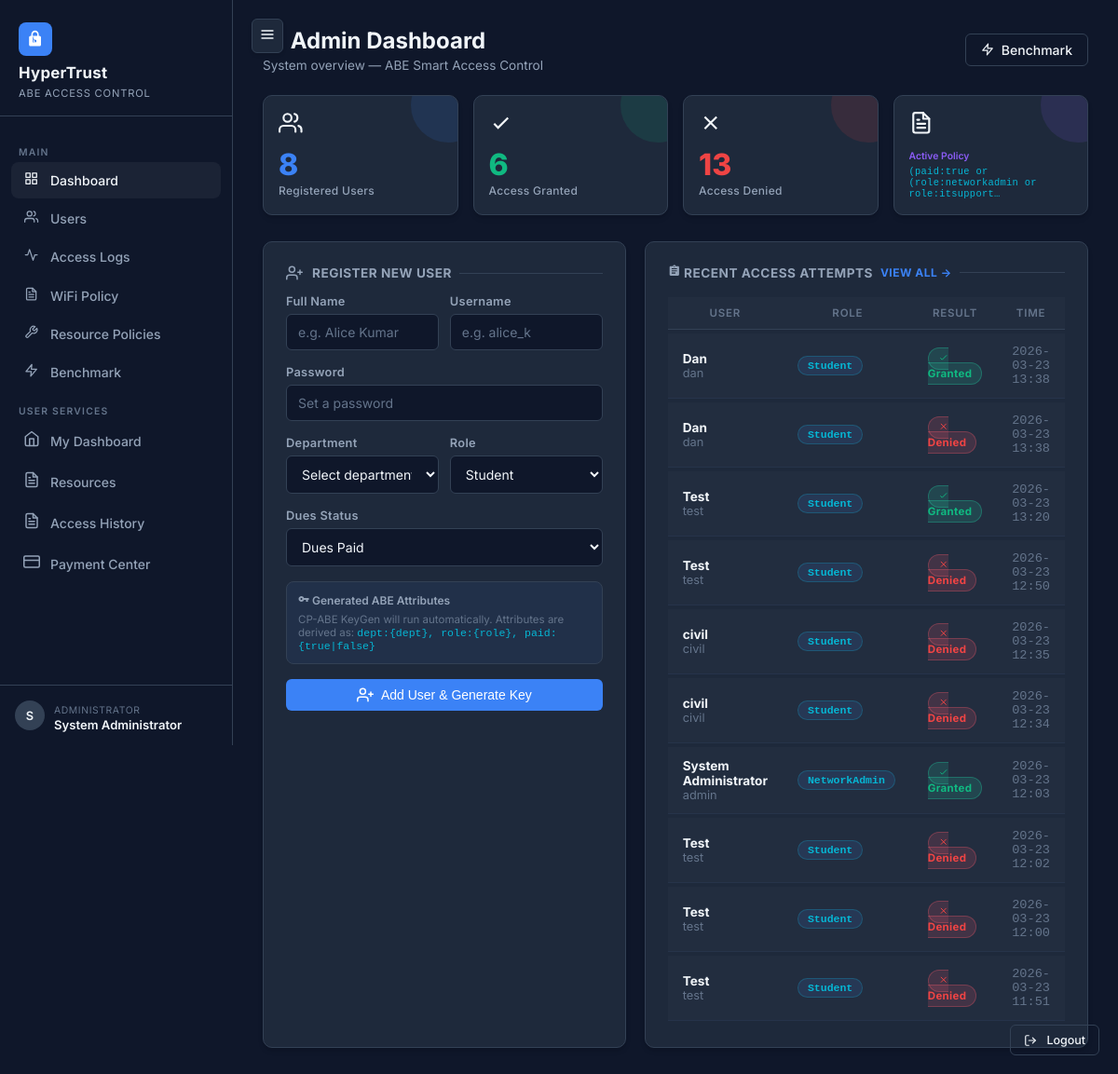
Page /admin/ (signed in) on the committed database.
### tables this page shows
CREATE TABLE users (
    id           INTEGER PRIMARY KEY AUTOINCREMENT,
    username     TEXT    NOT NULL UNIQUE,
    name         TEXT    NOT NULL,
    department   TEXT    NOT NULL DEFAULT '',
    role         TEXT    NOT NULL DEFAULT 'Student',
    paid_dues    INTEGER NOT NULL DEFAULT 0,   -- 1=True, 0=False
    password_hash TEXT   NOT NULL,
    is_admin     INTEGER NOT NULL DEFAULT 0,
    created_at   DATETIME DEFAULT CURRENT_TIMESTAMP
);

CREATE TABLE access_tokens (
    id               INTEGER PRIMARY KEY AUTOINCREMENT,
    encrypted_token  TEXT    NOT NULL,   -- AES-GCM ciphertext (hex)
    nonce            TEXT    NOT NULL,   -- AES-GCM nonce (hex)
    tag              TEXT    NOT NULL,   -- AES-GCM auth tag (hex)
    encrypted_aes_key TEXT   NOT NULL,  -- ABE ciphertext (JSON)
    policy           TEXT    NOT NULL,
    created_at       DATETIME DEFAULT CURRENT_TIMESTAMP
);

CREATE TABLE access_logs (
    id           INTEGER PRIMARY KEY AUTOINCREMENT,
    user_id      INTEGER NOT NULL REFERENCES users(id),
    token_id     INTEGER REFERENCES access_tokens(id),
    attempt_time DATETIME DEFAULT CURRENT_TIMESTAMP,
    success      INTEGER NOT NULL DEFAULT 0,
    reason       TEXT    NOT NULL DEFAULT ''
);

### routes/admin.py (the view)
@admin_bp.route("/")
@admin_required
def dashboard():
    db = get_db()
    users      = get_all_users(db)
    logs       = get_all_logs(db)
    total_ok   = sum(1 for l in logs if l["success"])
    total_deny = sum(1 for l in logs if not l["success"])
    recent     = logs[:10]
    pk = get_system_pk(db)
    active_policy = db.execute(
        "SELECT policy FROM access_tokens ORDER BY created_at DESC LIMIT 1"
    ).fetchone()
    return render_template(
        "admin/dashboard.html",
        users=users,
        recent_logs=recent,
        total_users=len(users),
        total_ok=total_ok,
        total_deny=total_deny,
        active_policy=active_policy["policy"] if active_policy else "—"
    )

### db.py (called while the page is built)
def get_db():
    if "db" not in g:
        g.db = sqlite3.connect(
            current_app.config["DB_PATH"],
            detect_types=sqlite3.PARSE_DECLTYPES
        )
        g.db.row_factory = sqlite3.Row
        g.db.execute("PRAGMA foreign_keys = ON")
    return g.db

def get_all_users(db):
    return db.execute("SELECT * FROM users ORDER BY id").fetchall()

def get_system_pk(db) -> dict | None:
    import json
    row = db.execute("SELECT value FROM system_settings WHERE key = 'pk'").fetchone()
    if row:
        return json.loads(row["value"])
    return None

def get_all_logs(db):
    return db.execute(
        """SELECT l.*, u.username, u.name, u.department, u.role
           FROM access_logs l
           JOIN users u ON l.user_id = u.id
           ORDER BY l.attempt_time DESC
           LIMIT 200"""
    ).fetchall()

### routes/admin.py (called while the page is built)
def admin_required(f):
    @wraps(f)
    def decorated(*args, **kwargs):
        if "user_id" not in session:
            flash("Session expired or invalid. Please log in again.", "warning")
            return redirect(url_for("auth.login"))
        if not session.get("is_admin"):
            return render_template("errors/403.html"), 403
        return f(*args, **kwargs)
    return decorated

### templates/admin/dashboard.html (shortened to what this page needs)
{% extends "base.html" %}
{% block content %}
<div class="page-header d-flex justify-between align-items-center">
    <div>
        <h2> Admin Dashboard</h2>
        <p>System overview — ABE Smart Access Control</p>
    </div>
    <div class="d-flex gap-3">
        <a href="{{ url_for('admin.benchmark') }}" class="btn-outline-ht"><svg viewBox="0 0 24 24" width="14"
                height="14" fill="none" stroke="currentColor" stroke-width="2" stroke-linecap="round"
                stroke-linejoin="round" style="display:inline-block;vertical-align:-2px;margin-right:2px;">
                <polygon points="13 2 3 14 12 14 11 22 21 10 12 10 13 2"></polygon>
            </svg> Benchmark</a>
    </div>
</div>
<div class="stat-grid">
    <div class="glass-card stat-card blue p-4">
        <span class="stat-icon"></span>
        <div class="stat-value">{{ total_users }}</div>
        <div class="stat-label">Registered Users</div>
    </div>
    <div class="glass-card stat-card green p-4">
        <span class="stat-icon"><svg viewBox="0 0 24 24" width="1em" height="1em" stroke="currentColor" fill="none"
                stroke-width="2">
                <path d="M5 13l4 4L19 7" />
            </svg></span>
        <div class="stat-value">{{ total_ok }}</div>
        <div class="stat-label">Access Granted</div>
    </div>
    <div class="glass-card stat-card red p-4">
        <span class="stat-icon"><svg viewBox="0 0 24 24" width="1em" height="1em" stroke="currentColor" fill="none"
                stroke-width="2">
                <path d="M18 6L6 18M6 6l12 12" />
            </svg></span>
        <div class="stat-value">{{ total_deny }}</div>
        <div class="stat-label">Access Denied</div>
    </div>
    <div class="glass-card stat-card purple p-4">
        <span class="stat-icon"></span>
        <div class="stat-value"
            style="font-size:0.65rem;font-weight:600;line-height:1.3;white-space:nowrap;overflow:hidden;text-overflow:ellipsis;">
            Active Policy
        </div>
        <div class="stat-label mono" style="font-size:0.65rem;color:var(--accent-cyan);margin-top:4px;">{{
            active_policy[:50] }}…</div>
    </div>
</div>
<div class="grid-2">
    <div class="glass-card p-6">
        <div class="section-title"> Register New User</div>
        <form method="POST" action="{{ url_for('admin.add_user') }}">
            <div class="grid-2" style="gap:12px;">
                <div class="form-group">
                    <label class="form-label-ht" for="add-name">Full Name</label>
                    <input type="text" id="add-name" name="name" class="form-control-ht" placeholder="e.g. Alice Kumar"
                        required>
                </div>
                <div class="form-group">
                    <label class="form-label-ht" for="add-username">Username</label>
                    <input type="text" id="add-username" name="username" class="form-control-ht"
                        placeholder="e.g. alice_k" required>
                </div>
            </div>
            <div class="form-group">
                <label class="form-label-ht" for="add-password">Password</label>
                <input type="password" id="add-password" name="password" class="form-control-ht"
                    placeholder="Set a password" required>
            </div>
            <div class="grid-2" style="gap:12px;">
                <div class="form-group">
                    <label class="form-label-ht" for="add-dept">Department</label>
                    <select id="add-dept" name="department" class="form-select-ht" required>
                        <option value="">Select department…</option>
                    </select>
                </div>
                <div class="form-group">
                    <label class="form-label-ht" for="add-role">Role</label>
                    <select id="add-role" name="role" class="form-select-ht">
                        <option value="Student">Student</option>
                    </select>
                </div>
            </div>
            <div class="form-group">
                <label class="form-label-ht" for="add-paid">Dues Status</label>
                <select id="add-paid" name="paid_dues" class="form-select-ht">
                    <option value="true"><svg viewBox="0 0 24 24" width="1em" height="1em" stroke="currentColor"
                            fill="none" stroke-width="2">
                            <path d="M5 13l4 4L19 7" />
                        </svg> Dues Paid</option>
                </select>
            </div>
            <div
                style="background:rgba(79,142,247,0.07);border:1px solid var(--border-glass);border-radius:8px;padding:12px;margin-bottom:16px;">
                <p style="font-size:0.75rem;color:var(--text-secondary);margin-bottom:6px;font-weight:600;"><svg
                        viewBox="0 0 24 24" width="1em" height="1em" fill="currentColor">
                        <path
                            d="M12.65 10A5.99 5.99 0 007 6c-3.31 0-6 2.69-6 6s2.69 6 6 6a5.99 5.99 0 005.65-4H17v4h4v-4h2v-4H12.65zM7 14c-1.1 0-2-.9-2-2s.9-2 2-2 2 .9 2 2-.9 2-2 2z" />
                    </svg> Generated
                    ABE Attributes</p>
                <p style="font-size:0.72rem;color:var(--text-muted);">CP-ABE KeyGen will run automatically. Attributes
                    are derived as: <span class="mono" style="color:var(--accent-cyan);">dept:{dept}, role:{role},
                        paid:{true|false}</span></p>
            </div>
            <button type="submit" class="btn-primary-ht w-100" style="justify-content:center;">
                 Add User & Generate Key
            </button>
        </form>
    </div>
    <div class="glass-card p-6">
        <div class="section-title d-flex justify-between" style="margin-bottom:14px;">
            <span><svg viewBox="0 0 24 24" width="1em" height="1em" fill="currentColor">
                    <path
                        d="M19 3h-4.18C14.4 1.84 13.3 1 12 1c-1.3 0-2.4.84-2.82 2H5c-1.1 0-2 .9-2 2v14c0 1.1.9 2 2 2h14c1.1 0 2-.9 2-2V5c0-1.1-.9-2-2-2zm-7 0c.55 0 1 .45 1 1s-.45 1-1 1-1-.45-1-1 .45-1 1-1zm2 14H7v-2h7v2zm3-4H7v-2h10v2zm0-4H7V7h10v2z" />
                </svg> Recent Access Attempts</span>
            <a href="{{ url_for('admin.logs') }}"
                style="font-size:0.75rem;color:var(--accent-blue);text-decoration:none;">View all →</a>
        </div>
        {% if recent_logs %}
        <div style="overflow-x:auto;">
            <table class="ht-table">
                <thead>
                    <tr>
                        <th>User</th>
                        <th>Role</th>
                        <th>Result</th>
                        <th>Time</th>
                    </tr>
                </thead>
                <tbody>
                    {% for log in recent_logs %}
                    <tr>
                        <td>
                            <strong>{{ log.name }}</strong>
                            <div class="text-muted-ht">{{ log.username }}</div>
                        </td>
                        <td><span class="badge-attr">{{ log.role }}</span></td>
                        <td>
                            {% if log.success %}
                            <span class="badge-granted"><svg viewBox="0 0 24 24" width="1em" height="1em"
                                    stroke="currentColor" fill="none" stroke-width="2">
                                    <path d="M5 13l4 4L19 7" />
                                </svg> Granted</span>
                            {% else %}
                            <span class="badge-denied"><svg viewBox="0 0 24 24" width="1em" height="1em"
                                    stroke="currentColor" fill="none" stroke-width="2">
                                    <path d="M18 6L6 18M6 6l12 12" />
                                </svg> Denied</span>
                            {% endif %}
                        </td>
                        <td class="text-muted-ht mono">{{ log.attempt_time[:16] }}</td>
                    </tr>
                    {% endfor %}
                </tbody>
            </table>
        </div>
        {% endif %}
    </div>
</div>
{% endblock %}

### templates/base.html (shortened to what this page needs)
<!DOCTYPE html>
<html lang="en">
<head>
  <link rel="stylesheet" href="{{ url_for('static', filename='css/style.css') }}">
</head>
<body>
  {% if session.get('user_id') %}
  <aside class="sidebar">
    <div class="sidebar-logo">
      <div class="logo-icon"><svg viewBox="0 0 24 24" width="1em" height="1em" fill="currentColor">
          <path
            d="M18 8h-1V6c0-2.76-2.24-5-5-5S7 3.24 7 6v2H6c-1.1 0-2 .9-2 2v10c0 1.1.9 2 2 2h12c1.1 0 2-.9 2-2V10c0-1.1-.9-2-2-2zm-6 9c-1.1 0-2-.9-2-2s.9-2 2-2 2 .9 2 2-.9 2-2 2H9V6c0-1.66 1.34-3 3-3s3 1.34 3 3v2H9z" />
        </svg></div>
      <h1>HyperTrust</h1>
      <small>ABE Access Control</small>
    </div>
    <nav class="sidebar-nav">
      <div class="nav-section-label">Main</div>
      {% if session.get('is_admin') %}
      <a href="{{ url_for('admin.dashboard') }}" id="nav-admin-home">
        <span class="nav-icon"></span><span>Dashboard</span>
      </a>
      <a href="{{ url_for('admin.users') }}" id="nav-admin-users">
        <span class="nav-icon"></span><span>Users</span>
      </a>
      <a href="{{ url_for('admin.logs') }}" id="nav-admin-logs">
        <span class="nav-icon"><svg viewBox="0 0 24 24" width="1em" height="1em" fill="none" stroke="currentColor"
            stroke-width="2" stroke-linecap="round" stroke-linejoin="round">
            <polyline points="22 12 18 12 15 21 9 3 6 12 2 12"></polyline>
          </svg></span><span>Access Logs</span>
      </a>
      <a href="{{ url_for('admin.policy') }}" id="nav-admin-policy">
        <span class="nav-icon"></span><span>WiFi Policy</span>
      </a>
      <a href="{{ url_for('admin.resource_policies') }}" id="nav-admin-resources">
        <span class="nav-icon"></span><span>Resource Policies</span>
      </a>
      <a href="{{ url_for('admin.benchmark') }}" id="nav-admin-bench">
        <span class="nav-icon"><svg viewBox="0 0 24 24" width="1em" height="1em" fill="none" stroke="currentColor"
            stroke-width="2" stroke-linecap="round" stroke-linejoin="round">
            <polygon points="13 2 3 14 12 14 11 22 21 10 12 10 13 2"></polygon>
          </svg></span><span>Benchmark</span>
      </a>
      {% endif %}
      <div class="nav-section-label">User Services</div>
      <a href="{{ url_for('user.dashboard') }}" id="nav-user-home">
        <span class="nav-icon"><svg viewBox="0 0 24 24" width="18" height="18" fill="none" stroke="currentColor"
            stroke-width="2" stroke-linecap="round" stroke-linejoin="round">
            <path d="M3 9l9-7 9 7v11a2 2 0 0 1-2 2H5a2 2 0 0 1-2-2z"></path>
            <polyline points="9 22 9 12 15 12 15 22"></polyline>
          </svg></span><span>My Dashboard</span>
      </a>
      <a href="{{ url_for('user.resources') }}" id="nav-user-resources">
        <span class="nav-icon"></span><span>Resources</span>
      </a>
      <a href="{{ url_for('user.logs') }}" id="nav-user-logs">
        <span class="nav-icon"></span><span>Access History</span>
      </a>
      <a href="{{ url_for('user.payment') }}" id="nav-user-payment">
        <span class="nav-icon"><svg viewBox="0 0 24 24" width="18" height="18" fill="none" stroke="currentColor"
            stroke-width="2" stroke-linecap="round" stroke-linejoin="round">
            <rect x="1" y="4" width="22" height="16" rx="2" ry="2"></rect>
            <line x1="1" y1="10" x2="23" y2="10"></line>
          </svg></span><span>Payment Center</span>
      </a>
    </nav>
    <div class="sidebar-user">
      <div class="user-avatar">
        {{ session.get('name', 'U')[0].upper() }}
      </div>
      <div class="user-info">
        <small>{% if session.get('is_admin') %}Administrator{% else %}User{% endif %}</small>
        <span>{{ session.get('name', session.get('username', '')) }}</span>
      </div>
    </div>
  </aside>
  {% endif %}
  <main class="{% if session.get('user_id') %}main-content{% endif %}">
    {% if session.get('user_id') %}
    <div class="sidebar-toggle">
      <button id="sidebarToggle" title="Toggle Sidebar">
        <svg viewBox="0 0 24 24" width="16" height="16" fill="none" stroke="currentColor" stroke-width="2" stroke-linecap="round" stroke-linejoin="round">
          <line x1="3" y1="12" x2="21" y2="12"></line>
          <line x1="3" y1="6" x2="21" y2="6"></line>
          <line x1="3" y1="18" x2="21" y2="18"></line>
        </svg>
      </button>
    </div>
    {% endif %}
    {% block content %}{% endblock %}
  </main>
  {% if session.get('user_id') %}
  <div style="position:fixed;bottom:20px;right:20px;z-index:999">
    <a href="{{ url_for('auth.logout') }}" class="btn-outline-ht" style="padding:8px 14px;font-size:0.78rem;">
       <span>Logout</span>
    </a>
  </div>
  {% endif %}
</body>
</html>

### rows in the picture
users: get "System Administrator"
access_tokens: policy "(paid:true or (role:networkadmin or role:itsupport"
access_logs: name "Dan", username "dan", role "Student", success 1 (drawn), attempt_time "2026-03-23 13:38"
access_logs: name "Dan", username "dan", role "Student", success 0 (drawn), attempt_time "2026-03-23 13:38"
access_logs: name "Test", username "test", role "Student", success 1 (drawn), attempt_time "2026-03-23 13:20"
access_logs: name "Test", username "test", role "Student", success 0 (drawn), attempt_time "2026-03-23 12:50"
access_logs: name "civil", username "civil", role "Student", success 0 (drawn), attempt_time "2026-03-23 12:35"
access_logs: name "civil", username "civil", role "Student", success 0 (drawn), attempt_time "2026-03-23 12:34"
access_logs: name "System Administrator", username "admin", role "NetworkAdmin", success 1 (drawn), attempt_time "2026-03-23 12:03"
access_logs: name "Test", username "test", role "Student", success 0 (drawn), attempt_time "2026-03-23 12:02"
access_logs: name "Test", username "test", role "Student", success 0 (drawn), attempt_time "2026-03-23 12:00"
access_logs: name "Test", username "test", role "Student", success 0 (drawn), attempt_time "2026-03-23 11:51"

### other values in the picture
{{ session.get('name', 'U')[0].upper() }} "S"
{{ total_users }} "8"
{{ total_ok }} "6"
{{ total_deny }} "13"
